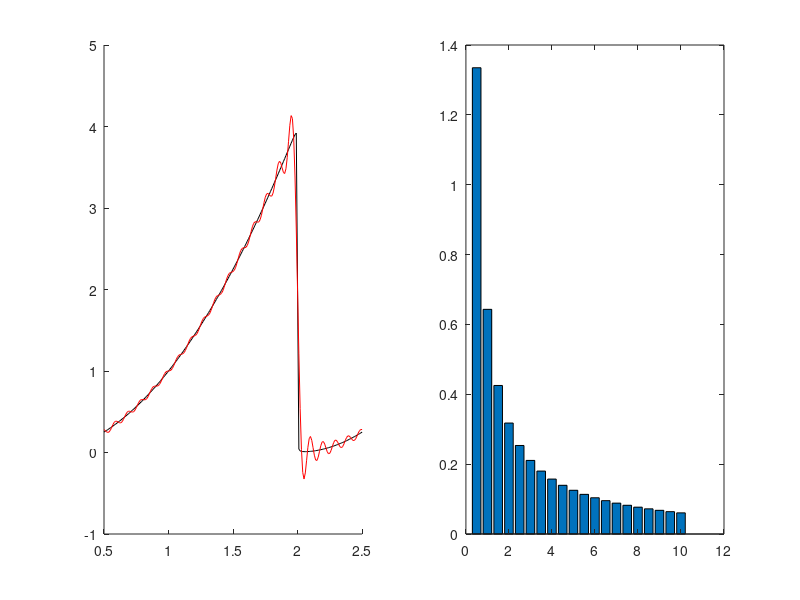

This figure's MATLAB source:
signal=[0.5000 0.5100 0.5200 0.5300 0.5400 0.5500 0.5600 0.5700 0.5800 0.5900 0.6000 0.6100 0.6200 0.6300 0.6400 0.6500 0.6600 0.6700 0.6800 0.6900 0.7000 0.7100 0.7200 0.7300 0.7400 0.7500 0.7600 0.7700 0.7800 0.7900 0.8000 0.8100 0.8200 0.8300 0.8400 0.8500 0.8600 0.8700 0.8800 0.8900 0.9000 0.9100 0.9200 0.9300 0.9400 0.9500 0.9600 0.9700 0.9800 0.9900 1.0000 1.0100 1.0200 1.0300 1.0400 1.0500 1.0600 1.0700 1.0800 1.0900 1.1000 1.1100 1.1200 1.1300 1.1400 1.1500 1.1600 1.1700 1.1800 1.1900 1.2000 1.2100 1.2200 1.2300 1.2400 1.2500 1.2600 1.2700 1.2800 1.2900 1.3000 1.3100 1.3200 1.3300 1.3400 1.3500 1.3600 1.3700 1.3800 1.3900 1.4000 1.4100 1.4200 1.4300 1.4400 1.4500 1.4600 1.4700 1.4800 1.4900 1.5000 1.5100 1.5200 1.5300 1.5400 1.5500 1.5600 1.5700 1.5800 1.5900 1.6000 1.6100 1.6200 1.6300 1.6400 1.6500 1.6600 1.6700 1.6800 1.6900 1.7000 1.7100 1.7200 1.7300 1.7400 1.7500 1.7600 1.7700 1.7800 1.7900 1.8000 1.8100 1.8200 1.8300 1.8400 1.8500 1.8600 1.8700 1.8800 1.8900 1.9000 1.9100 1.9200 1.9300 1.9400 1.9500 1.9600 1.9700 1.9800 1.9900 2.0000 2.0100 2.0200 2.0300 2.0400 2.0500 2.0600 2.0700 2.0800 2.0900 2.1000 2.1100 2.1200 2.1300 2.1400 2.1500 2.1600 2.1700 2.1800 2.1900 2.2000 2.2100 2.2200 2.2300 2.2400 2.2500 2.2600 2.2700 2.2800 2.2900 2.3000 2.3100 2.3200 2.3300 2.3400 2.3500 2.3600 2.3700 2.3800 2.3900 2.4000 2.4100 2.4200 2.4300 2.4400 2.4500 2.4600 2.4700 2.4800 2.4900 2.5000 ;
0.2506 0.2607 0.2710 0.2815 0.2922 0.3030 0.3141 0.3254 0.3369 0.3486 0.3605 0.3725 0.3848 0.3973 0.4100 0.4229 0.4360 0.4493 0.4628 0.4764 0.4903 0.5044 0.5187 0.5332 0.5479 0.5628 0.5779 0.5931 0.6086 0.6243 0.6402 0.6563 0.6726 0.6891 0.7058 0.7227 0.7397 0.7570 0.7745 0.7922 0.8101 0.8282 0.8465 0.8650 0.8837 0.9026 0.9216 0.9409 0.9604 0.9801 1.0000 1.0201 1.0404 1.0609 1.0816 1.1025 1.1235 1.1448 1.1663 1.1880 1.2099 1.2320 1.2543 1.2768 1.2995 1.3223 1.3454 1.3687 1.3922 1.4159 1.4398 1.4639 1.4882 1.5127 1.5373 1.5622 1.5873 1.6126 1.6381 1.6638 1.6897 1.7158 1.7421 1.7685 1.7952 1.8221 1.8492 1.8765 1.9040 1.9317 1.9595 1.9876 2.0159 2.0444 2.0731 2.1020 2.1310 2.1603 2.1898 2.2195 2.2494 2.2794 2.3097 2.3402 2.3709 2.4018 2.4328 2.4641 2.4956 2.5273 2.5591 2.5912 2.6235 2.6559 2.6886 2.7215 2.7545 2.7878 2.8212 2.8549 2.8888 2.9228 2.9570 2.9915 3.0261 3.0610 3.0960 3.1312 3.1666 3.2022 3.2380 3.2740 3.3102 3.3466 3.3831 3.4198 3.4568 3.4938 3.5311 3.5685 3.6060 3.6436 3.6814 3.7191 3.7569 3.7944 3.8315 3.8674 3.9002 3.9197 1.9996 0.0405 0.0206 0.0144 0.0117 0.0106 0.0103 0.0107 0.0114 0.0126 0.0140 0.0157 0.0177 0.0200 0.0224 0.0252 0.0281 0.0312 0.0346 0.0382 0.0420 0.0460 0.0502 0.0546 0.0592 0.0640 0.0691 0.0743 0.0798 0.0854 0.0912 0.0973 0.1036 0.1100 0.1167 0.1235 0.1306 0.1379 0.1453 0.1530 0.1609 0.1689 0.1772 0.1857 0.1944 0.2032 0.2123 0.2216 0.2311 0.2408 0.2506 ];
t=signal(1,:);
f=signal(2,:);
subplot(121);hold on;
plot(t,f,'k');
T=signal(1,end)-signal(1,1);
nu=1/T;
omega=2*pi*nu;
a0=(1/T)*trapz(t,f);
N=20;
a=zeros(1,N);
b=zeros(1,N);
harmoniques=zeros(2,N);
f1=a0
for i=1:N
    a(1,i)=(2/T).*trapz(t,f.*cos(i*omega*t));
    b(1,i)=(2/T).*trapz(t,f.*sin(i*omega*t));
    harmoniques(2,i)=sqrt((a(i)^2)+(b(i)^2));
    harmoniques(1,i)=i*nu;
    phii=atan(b(i)./a(i));
    f1=f1+harmoniques(2,i)*cos(i*omega*t-phii)
end
plot(t,f1,'r')
subplot(122)
bar(harmoniques(1,:),harmoniques(2,:))

E=a0^2+(1/2)*sum((harmoniques(2,:)).^2)
Eth=16/5